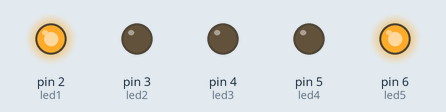
The sketch below on a simulated Arduino Uno, built with avr-gcc and run on an emulated ATmega328P. Parts: output pins drawn as LEDs (lit = HIGH).

Above: at 3.5 s.
At 8.0 s:
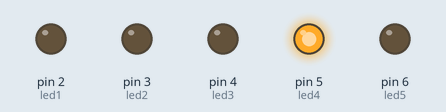
At 11.5 s:
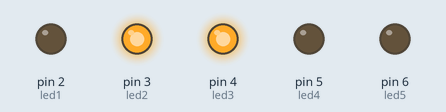
Timing chart, 0 to 18.2 s (numbered marks = the images above):
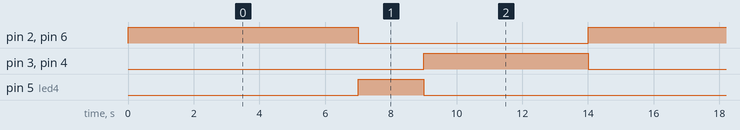

Measured:
- by itself, pin 2 (led1), pin 6 (led5): alternates HIGH for 7.0 s and LOW for 7.0 s
- by itself, pin 3 (led2), pin 4 (led3): alternates HIGH for 5.0 s and LOW for 9.0 s
- by itself, pin 5 (led4): alternates HIGH for 2.0 s and LOW for 12.0 s

The sketch:

arduino_com_leds_ritmicas.ino
```cpp
int led1=2; // LUZ VERMELHA DO PEDESTRE
int led2=3; // lUZ VERDE DO PEDESTRE
int led3=4; // LUZ VERMELHA DOS VEÍCULOS
int led4=5; // LUZ AMARELA DOS VEÍCULOS
int led5=6; // LUZ VERDE DOS PEDESTRES

void setup(){

  pinMode(led1, OUTPUT);
  pinMode(led2, OUTPUT);
  pinMode(led3, OUTPUT);
  pinMode(led4, OUTPUT);
  pinMode(led5, OUTPUT);


}

void loop(){

    digitalWrite(led1, HIGH);
    digitalWrite(led5,HIGH );
    digitalWrite(led3, LOW);
    digitalWrite(led4, LOW);
    digitalWrite(led2, LOW);
    delay(7000);

    digitalWrite(led4, HIGH);
    digitalWrite(led5,LOW );
    digitalWrite(led3, LOW);
    digitalWrite(led1, LOW);
    digitalWrite(led2, LOW);
    delay(2000);

    digitalWrite(led3, HIGH);
    digitalWrite(led5,LOW );
    digitalWrite(led4, LOW);
    digitalWrite(led1, LOW);
    digitalWrite(led2, HIGH);
    delay(5000);

  }
```
